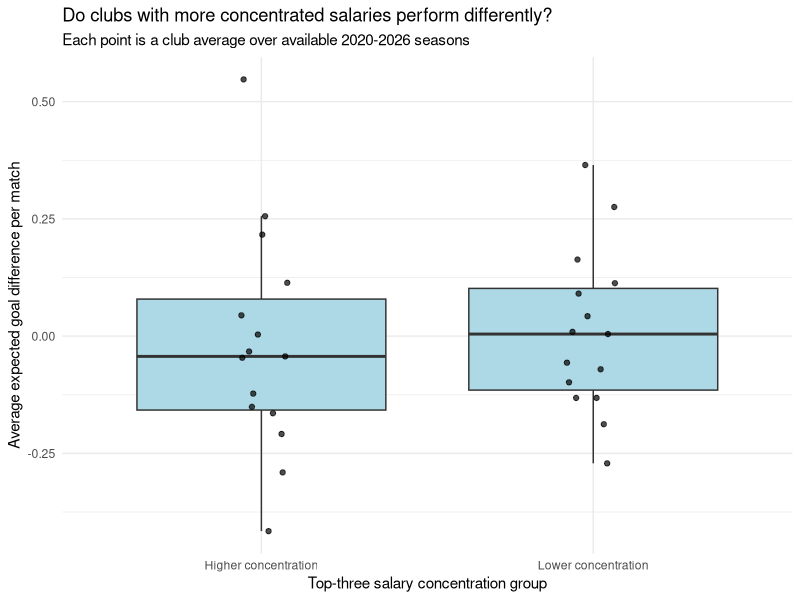
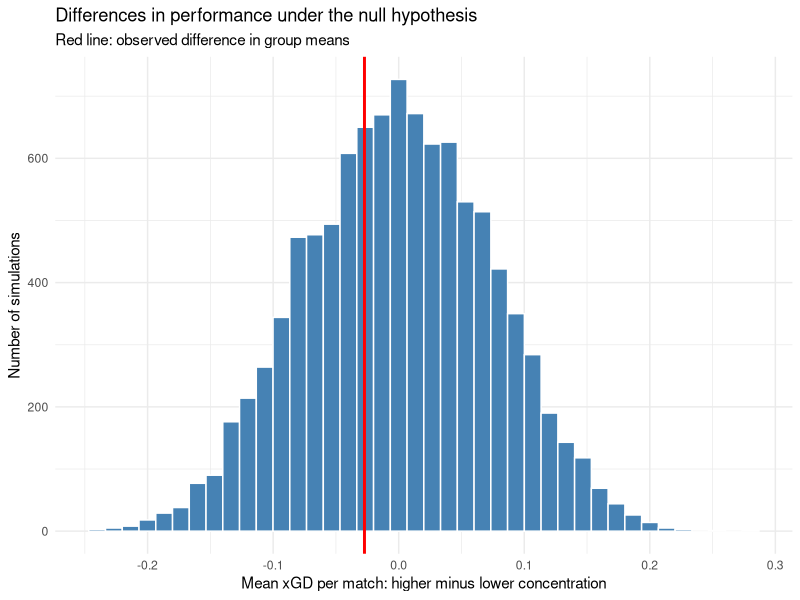

Source code (R) for these figures, in order:
## ---- chunk 1
library(tidyverse)
set.seed(47)

salaries <- read_csv("data/mls_salary_snapshots.csv")
performance <- read_csv("data/mls_team_performance.csv")
teams <- read_csv("data/mls_teams.csv")

payroll <- salaries |>
  group_by(year, team_id) |>
  summarize(total_pay = sum(guaranteed_compensation),
            players = n())

top_three <- salaries |>
  group_by(year, team_id) |>
  slice_max(guaranteed_compensation, n = 3, with_ties = FALSE) |>
  summarize(top_three_pay = sum(guaranteed_compensation))

club_seasons <- payroll |>
  inner_join(top_three, by = c("year", "team_id")) |>
  inner_join(performance, by = c("year", "team_id")) |>
  filter(total_pay > 0, players >= 3, matches > 0) |>
  mutate(top_three_share = top_three_pay / total_pay,
         xgd_per_match = (xg_for - xg_against) / matches) |>
  left_join(teams, by = "team_id")

coverage <- club_seasons |>
  group_by(year) |>
  summarize(clubs = n(), fewest_matches = min(matches),
            most_matches = max(matches))
coverage
## ---- chunk 2
clubs <- club_seasons |>
  group_by(team_id, team_name) |>
  summarize(salary_share = mean(top_three_share),
            performance = mean(xgd_per_match),
            seasons = n())

clubs <- as.data.frame(clubs)

cutoff <- median(clubs$salary_share)
clubs <- clubs |>
  mutate(group = ifelse(salary_share > cutoff,
                        "Higher concentration", "Lower concentration"))

group_summary <- clubs |>
  group_by(group) |>
  summarize(clubs = n(), mean_xgd = mean(performance))
group_summary

observed_difference <- mean(clubs$performance[clubs$group == "Higher concentration"]) -
  mean(clubs$performance[clubs$group == "Lower concentration"])
## ---- chunk 3
ggplot(clubs, aes(x = group, y = performance)) +
  geom_boxplot(outlier.shape = NA, fill = "lightblue") +
  geom_point(position = position_jitter(width = 0.08, height = 0),
             alpha = 0.7) +
  labs(title = "Do clubs with more concentrated salaries perform differently?",
       subtitle = "Each point is a club average over available 2020-2026 seasons",
       x = "Top-three salary concentration group",
       y = "Average expected goal difference per match") +
  theme_minimal()
## ---- chunk 4
shuffle_difference <- function(rep) {
  shuffled <- clubs |>
    mutate(performance_shuffled = sample(performance, replace = FALSE))

  higher_mean <- shuffled |>
    filter(group == "Higher concentration") |>
    summarize(average = mean(performance_shuffled)) |>
    pull(average)

  lower_mean <- shuffled |>
    filter(group == "Lower concentration") |>
    summarize(average = mean(performance_shuffled)) |>
    pull(average)

  higher_mean - lower_mean
}

null_results <- tibble(
  difference = map_dbl(1:10000, shuffle_difference)
)

p_value <- mean(abs(null_results$difference) >= abs(observed_difference))
## ---- chunk 5
ggplot(null_results, aes(x = difference)) +
  geom_histogram(bins = 40, fill = "steelblue", color = "white") +
  geom_vline(xintercept = observed_difference, color = "red", linewidth = 1) +
  labs(title = "Differences in performance under the null hypothesis",
       subtitle = "Red line: observed difference in group means",
       x = "Mean xGD per match: higher minus lower concentration",
       y = "Number of simulations") +
  theme_minimal()
